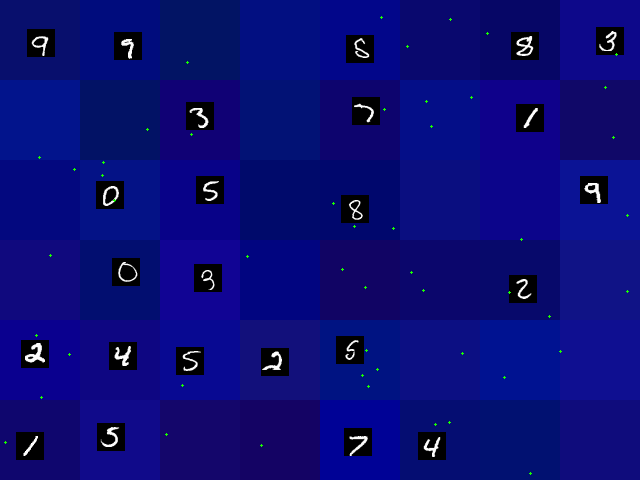
#> input picture sum-handwritten-digits/images/img-0.png, 640 x 480 px
$ python -i processing_utils.py   (imports and definitions only)   (older library calls are emulated)
#> lines starting #> are read from the running program, lines starting #| are printed output that depends on the picture; after the words box and inside, x2 and y2 are one past the last pixel; in counts of white or black regions, pixels touching at a corner belong together
from skimage.io import imread
from skimage.measure import label, regionprops
from skimage.color import rgb2gray
import numpy as np

class ImageUtils:

    #  Extract regions from input image, that
    #  contains MNIST digits. Regions are 28x28 pixels each.

    @staticmethod
    def regions(image_path):
        # Read image and convert it to binary
#> called with image_path = 'images/img-0.png'
        image     = imread(image_path)
#> image is the input picture: shape (480, 640, 3); mean R, G, B 10.2, 12, 118.2
        grayscale = rgb2gray(image)
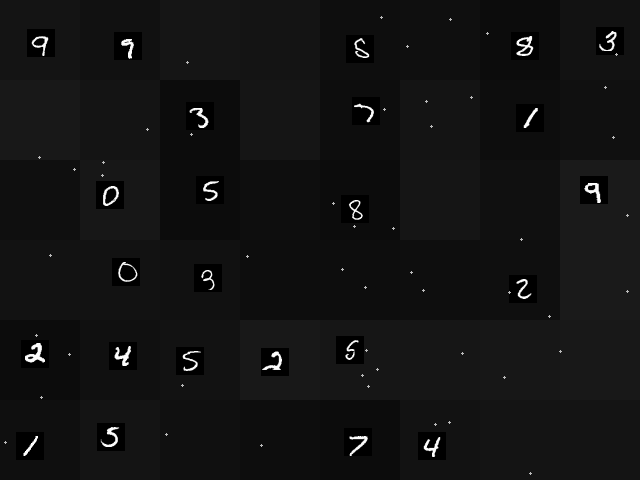
#> grayscale: shape (480, 640) float64; min 0, max 1, mean 0.0755
        binary    = grayscale > 0
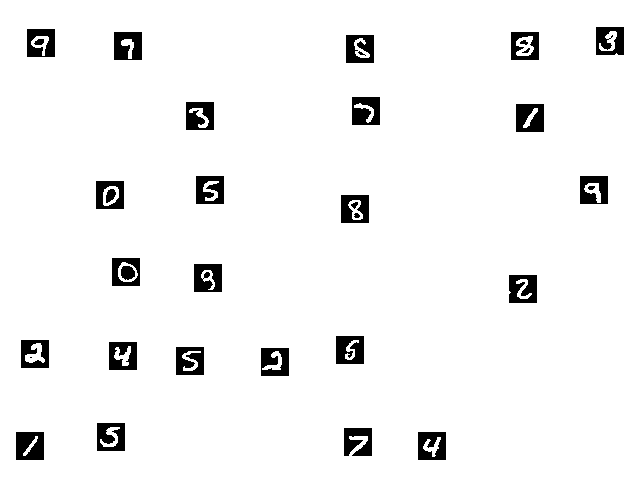
#> binary: shape (480, 640) bool; 95.1% white; 34 black regions (3 under 20 px)

        # Get properites for each region
        properties = regionprops(label(1 - binary))
#> properties = 34 regions; largest, box (x1, y1, x2, y2) and area: (16, 432, 44, 460) 704, (516, 104, 544, 132) 680, (194, 264, 222, 292) 670, (336, 336, 364, 364) 667, (352, 97, 380, 125) 660

        regions = []
        for prop in properties:
            height = prop.bbox[2] - prop.bbox[0]
            width  = prop.bbox[3] - prop.bbox[1]

            # If regions have right size
            if (height == 28 and width == 28):
                x = prop.bbox[0]
                y = prop.bbox[1]

                # Crop region from grayscale image
                region = np.zeros((28, 28), np.float)
                region[0:28, 0:28] = grayscale[x:x + 28, y:y + 28] * 255

                regions.append(region)
#> this loop made 34 passes
#> (height, width, x, y) on passes 1, 2, 3, 4, 5, 10, 11, 12, 13, 14, 15, 18: (28, 28, 27, 596), (28, 28, 29, 27), (28, 28, 32, 114), (28, 28, 32, 511), (28, 28, 35, 346), (28, 28, 97, 352), (28, 28, 102, 186), (28, 28, 104, 516), (28, 28, 176, 196), (28, 28, 176, 580), (28, 28, 181, 96), (28, 28, 195, 341)
#> (height, width) on passes 6, 7, 8, 9, 16, 17: (6, 10), (5, 8), (5, 8), (5, 8), (4, 7), (14, 10)
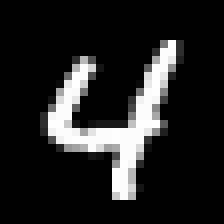
#> region: shape (28, 28) float64 (shown 8 times larger); min 0, max 255, mean 34.2
#> after the loop, regions = 24 items

        return regions

>>> result = ImageUtils().regions('images/img-0.png')
#> result = 24 items

$ run again, on sum-handwritten-digits/images/img-1.png
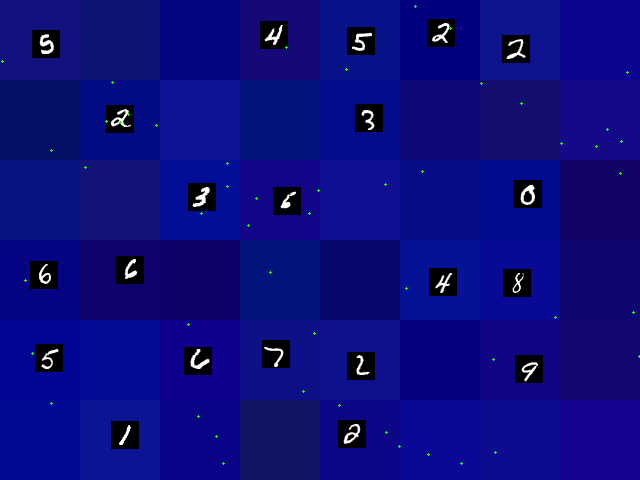
#> input picture sum-handwritten-digits/images/img-1.png, 640 x 480 px
#> in regions, image is the input picture: shape (480, 640, 3); mean R, G, B 11.9, 12.2, 125.4
#> in regions, `binary    = grayscale > 0`:
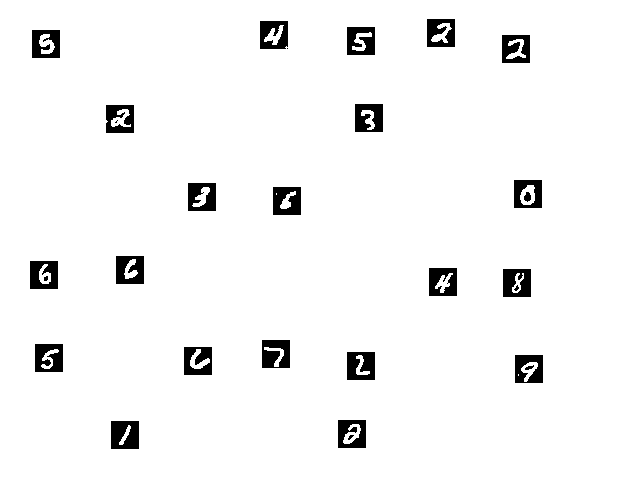
#> binary: shape (480, 640) bool; 95.7% white; 28 black regions (5 under 20 px)
#> properties = 28 regions; largest, box (x1, y1, x2, y2) and area: (111, 421, 139, 449) 702, (503, 269, 531, 297) 661, (347, 352, 375, 380) 661, (273, 187, 301, 215) 656, (262, 340, 290, 368) 656
#> the loop in regions, `for prop in properties:` made 28 passes
#> (height, width, x, y) on passes 1, 2, 3, 4, 5, 7, 8, 10: (28, 28, 19, 427), (28, 28, 21, 260), (28, 28, 27, 347), (28, 28, 30, 32), (28, 28, 35, 502), (28, 28, 104, 355), (28, 28, 105, 106), (28, 28, 180, 514)
#> after the loop in regions, `for prop in properties:`:
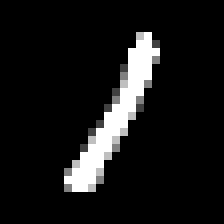
#> region: shape (28, 28) float64 (shown 8 times larger); min 0, max 255, mean 22.4
#> after the loop in regions, `for prop in properties:`: regions = 21 items
